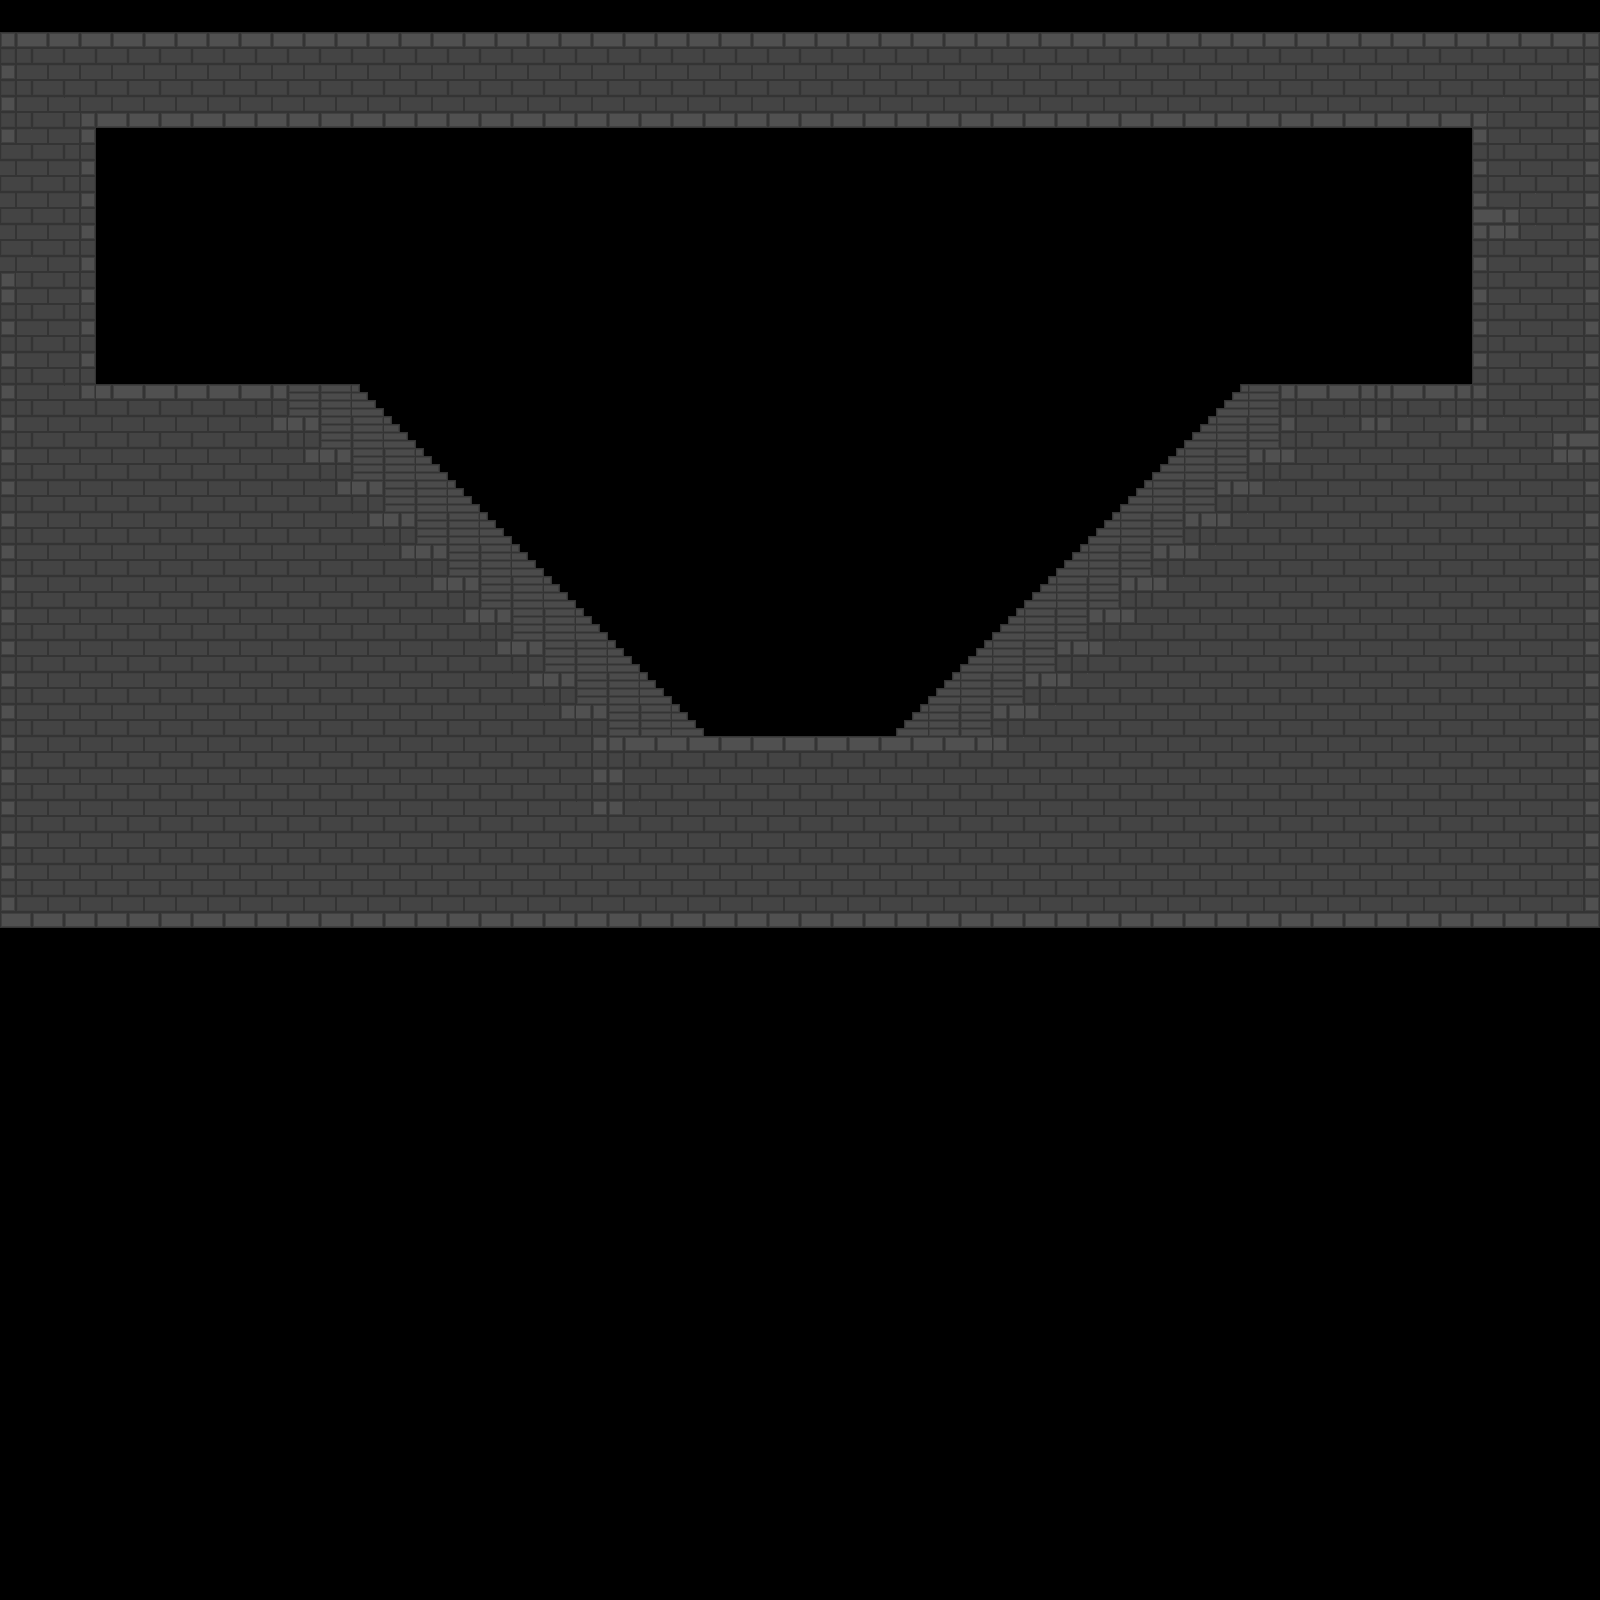

This game map was drawn from its Tiled (.tmx) file and the tilesets committed beside it. A one-line description and the trimmed map source follow:
An orthogonal 50x50 tile map with 32x32 px tiles, 5 tile layers (Background1, Background2, Background3, Foreground1, ...) and 1 object.

<map version="1.0" tiledversion="1.1.4" orientation="orthogonal" renderorder="right-down" width="50" height="50" tilewidth="32" tileheight="32" infinite="0" nextobjectid="13">
 <properties>
  <property name="unity:scale" value="0.0625" />
 </properties>
 <tileset firstgid="1" source="../Tilesets/Example.tsx" />
 <layer name="Background1" width="50" height="50">
  <properties>
   <property name="unity:sortingOrder" type="int" value="-3" />
  </properties>
  <data>[2500 cells, 0 non-empty, 0 distinct tile ids]</data>
 </layer>
 <layer name="Background2" width="50" height="50">
  <properties>
   <property name="unity:sortingOrder" type="int" value="-2" />
  </properties>
  <data>[2500 cells, 0 non-empty, 0 distinct tile ids]</data>
 </layer>
 <layer name="Background3" width="50" height="50">
  <properties>
   <property name="unity:sortingOrder" type="int" value="-1" />
  </properties>
  <data>[2500 cells, 65 non-empty, 3 distinct tile ids]</data>
 </layer>
 <layer name="Foreground1" width="50" height="50">
  <properties>
   <property name="unity:sortingOrder" type="int" value="1" />
  </properties>
  <data>[2500 cells, 880 non-empty, 16 distinct tile ids]</data>
 </layer>
 <layer name="Foreground2" width="50" height="50">
  <properties>
   <property name="unity:sortingOrder" type="int" value="2" />
  </properties>
  <data>[2500 cells, 0 non-empty, 0 distinct tile ids]</data>
 </layer>
 <objectgroup name="walls">
  <properties>
   <property name="unity:layer" value="Obstacle" />
  </properties>
  <object id="12" x="96" y="128">
   <polyline points="0,0 0,256 256,256 608,608 800,608 1152,256 1376,256 1376,0 0,0" />
  </object>
 </objectgroup>
 <objectgroup name="JumpThru">
  <properties>
   <property name="unity:layer" value="Obstacle" />
   <property name="unity:tag" value="JumpThru" />
  </properties>
 </objectgroup>
</map>
